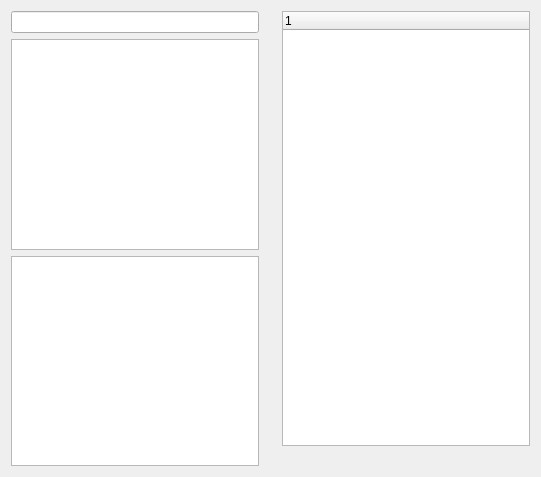
<?xml version="1.0" encoding="UTF-8"?>
<ui version="4.0">
 <class>pJaniceSimple</class>
 <widget class="QWidget" name="pJaniceSimple">
  <property name="geometry">
   <rect>
    <x>0</x>
    <y>0</y>
    <width>541</width>
    <height>475</height>
   </rect>
  </property>
  <property name="windowTitle">
   <string>Form</string>
  </property>
  <layout class="QVBoxLayout" name="verticalLayout">
   <item>
    <layout class="QHBoxLayout" name="horizontalLayout_4">
     <item>
      <layout class="QVBoxLayout" name="verticalLayout_3">
       <item>
        <widget class="QLineEdit" name="lineEditTag">
         <property name="readOnly">
          <bool>true</bool>
         </property>
        </widget>
       </item>
       <item>
        <widget class="QPlainTextEdit" name="plainTextEditDesc"/>
       </item>
       <item>
        <widget class="QTableWidget" name="tableWidgetData"/>
       </item>
      </layout>
     </item>
     <item>
      <spacer name="verticalSpacer">
       <property name="orientation">
        <enum>Qt::Vertical</enum>
       </property>
       <property name="sizeType">
        <enum>QSizePolicy::Fixed</enum>
       </property>
       <property name="sizeHint" stdset="0">
        <size>
         <width>17</width>
         <height>455</height>
        </size>
       </property>
      </spacer>
     </item>
     <item>
      <layout class="QVBoxLayout" name="verticalLayout_2">
       <item>
        <widget class="QTreeWidget" name="treeWidgetUI">
         <column>
          <property name="text">
           <string notr="true">1</string>
          </property>
         </column>
        </widget>
       </item>
       <item>
        <spacer name="horizontalSpacer_3">
         <property name="orientation">
          <enum>Qt::Horizontal</enum>
         </property>
         <property name="sizeType">
          <enum>QSizePolicy::Fixed</enum>
         </property>
         <property name="sizeHint" stdset="0">
          <size>
           <width>248</width>
           <height>20</height>
          </size>
         </property>
        </spacer>
       </item>
      </layout>
     </item>
    </layout>
   </item>
  </layout>
 </widget>
 <resources/>
 <connections/>
</ui>
